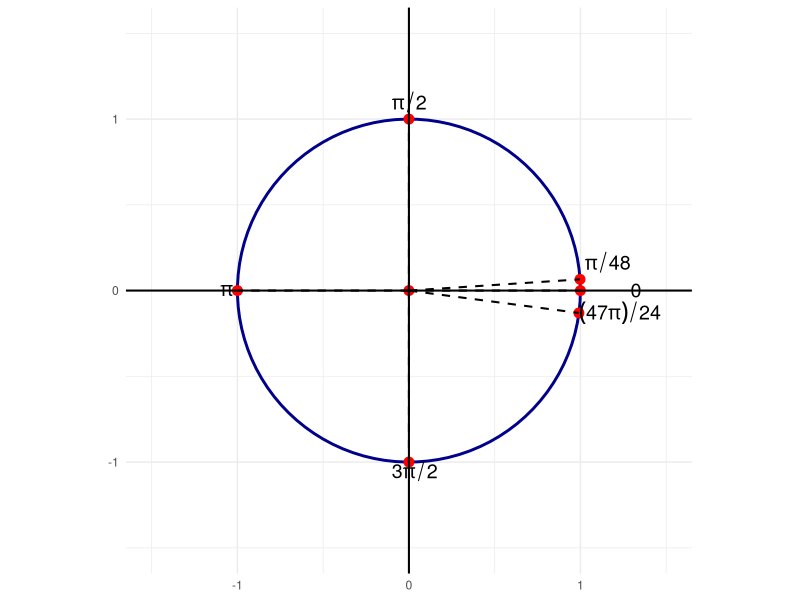
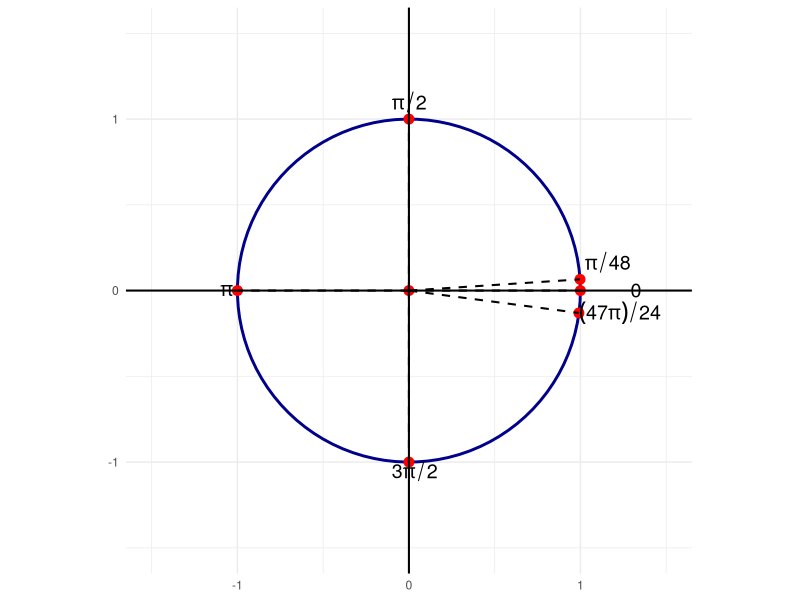

The R script that drew these images, in order:
# Instale a biblioteca ggplot2 se ainda não estiver instalada
# install.packages("ggplot2")

# Carregue a biblioteca ggplot2
library(ggplot2)

# Defina os ângulos
angle1 <- (47 * pi) / 24
angle2 <- pi / 48
angle3 <- pi / 2
angle4 <- pi
angle5 <- 3 * pi / 2
angle6 <- 0

# Crie um dataframe com as coordenadas dos pontos do círculo
circle_points <- data.frame(
  x = cos(seq(0, 2 * pi, length.out = 100)),
  y = sin(seq(0, 2 * pi, length.out = 100))
)

# Crie um dataframe com as coordenadas dos pontos específicos
df <- data.frame(
  x = c(0, cos(angle1), cos(angle2), cos(angle3), cos(angle4), cos(angle5), cos(angle6)),
  y = c(0, sin(angle1), sin(angle2), sin(angle3), sin(angle4), sin(angle5), sin(angle6))
)

# Rótulos para serem adicionados manualmente
label_text <- c("0", expression((47 * pi) / 24), expression(pi / 48),
                expression(pi / 2), expression(pi), expression(3 * pi / 2))

# Crie o gráfico
trigExemplo <- ggplot() +
  geom_path(data = circle_points, aes(x, y), color = "darkblue", size = 1) +
  geom_point(data = df, aes(x, y), color = "red", size = 3) +
  annotate("text", x = c(cos(0) - .35, cos(angle1), cos(angle2), cos(angle3) - .1, cos(angle4) - .1, cos(angle5) - .1),
           y = c(0, sin(angle1), sin(angle2) + .1, sin(angle3) + .1, sin(angle4), sin(angle5) - .05),
           label = label_text, hjust = c(-10, 0, -.1, 0, 0, 0), size = 5) +
  geom_segment(data = df, aes(x = 0, y = 0, xend = x, yend = y), 
               linetype = "dashed", color = "black", size = 0.7) +
  geom_hline(yintercept = 0, linetype = "solid", color = "black", size = 0.7) +
  geom_vline(xintercept = 0, linetype = "solid", color = "black", size = 0.7) +
  coord_fixed(ratio = 1) +
  xlim(c(-1.5, 1.5)) +
  ylim(c(-1.5, 1.5)) +
  theme_minimal() +
  theme(
    axis.title = element_blank(),
  )

trigExemplo

ggsave("trigExemplo.svg", trigExemplo, width = 8, height = 8)
